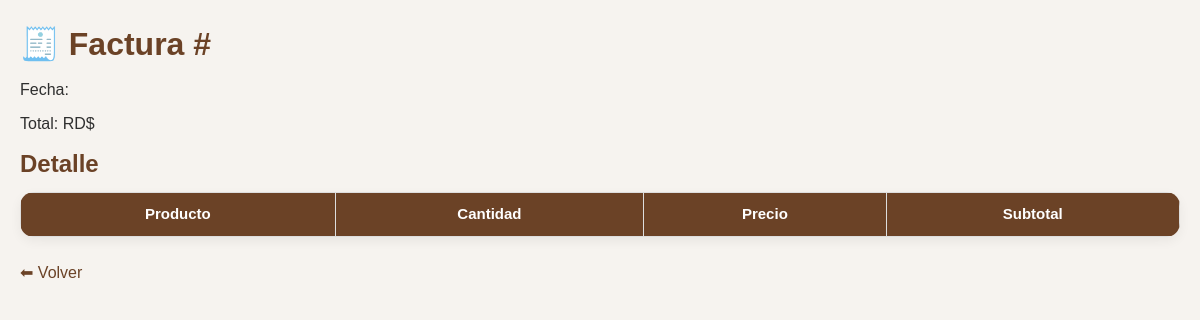
The page /factura/1 (signed in) on the database as committed earlier.
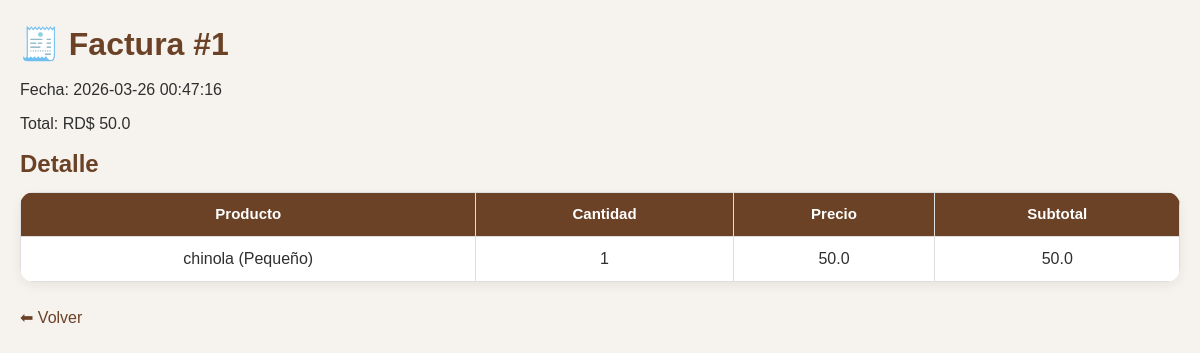
The same page on the database as committed later.
### tables this page shows
CREATE TABLE facturas(
            id INTEGER PRIMARY KEY AUTOINCREMENT,
            fecha DATETIME DEFAULT CURRENT_TIMESTAMP,
            total REAL,
            pago_con REAL DEFAULT 0,
            devuelta REAL DEFAULT 0
        );

CREATE TABLE detalle_factura(
            id INTEGER PRIMARY KEY AUTOINCREMENT,
            factura_id INTEGER,
            producto TEXT,
            cantidad INTEGER,
            precio REAL,
            subtotal REAL,
            FOREIGN KEY (factura_id) REFERENCES facturas(id)
        );

### app.py (the view)
@app.route("/factura/<int:id>")
def ver_factura(id):
    if "usuario" not in session:
        return redirect("/")
    conn = None
    try:
        conn = conectar_seguro()
        c = conn.cursor()
        c.execute("SELECT * FROM facturas WHERE id=?", (id,))
        factura = c.fetchone()
        c.execute("SELECT * FROM detalle_factura WHERE factura_id=?", (id,))
        detalles = c.fetchall()
        return render_template("factura.html", factura=factura, detalles=detalles)
    finally:
        if conn:
            conn.close()

### app.py (called while the page is built)
def conectar_seguro():
    conn = conectar()
    try:
        conn.execute("PRAGMA foreign_keys = ON")
    except Exception:
        pass
    return conn

@app.before_request
def proteger_rutas():
    if request.path.startswith("/static/"):
        return None
    rutas_libres = ["/"]
    if request.path not in rutas_libres and "usuario" not in session:
        return redirect("/")

### database.py (called while the page is built)
def conectar():
    database_url = os.getenv("DATABASE_URL")
    if database_url and psycopg2:
        conn = psycopg2.connect(database_url)
        conn.autocommit = False
        return ConnectionCompat(conn)
    conn = sqlite3.connect("cafeteria.db", timeout=30)
    return conn

### templates/factura.html (shortened to what this page needs)
<!DOCTYPE html>
<html lang="es">
<head>
<link rel="stylesheet" href="/static/css/style.css">
</head>
<body>
<h1>🧾 Factura #{{ factura[0] }}</h1>
<p>Fecha: {{ factura[1] }}</p>
<p>Total: RD$ {{ factura[2] }}</p>
<h2>Detalle</h2>
<table>
    <tr>
        <th>Producto</th>
        <th>Cantidad</th>
        <th>Precio</th>
        <th>Subtotal</th>
    </tr>
    {% for d in detalles %}
    <tr>
        <td>{{ d[2] }}</td>
        <td>{{ d[3] }}</td>
        <td>{{ d[4] }}</td>
        <td>{{ d[5] }}</td>
    </tr>
    {% endfor %}
</table>
<br>
<a href="/facturacion">⬅ Volver</a>
</body>
</html>

### static/css/style.css (style rules this page uses)
:root { --principal:#6b4226; --principal-oscuro:#55331d; --secundario:#8b5e3c; --fondo:#f6f3ef; --blanco:#ffffff; --texto:#2f2f2f; --texto-suave:#6b7280; --suave:#fdf7f3; --borde:#e6ddd4; --exito:#1f7a37; --info:#1565c0; --alerta:#c62828; --advertencia:#8a6d1d; --sidebar:#2f1e14; --sidebar-hover:#4a2d1b; --sidebar-activo:#6b4226; --topbar:#ffffff; --sombra:0 8px 24px rgba(0,0,0,0.08); --sombra-suave:0 4px 12px rgba(0,0,0,0.06); --radio:16px; --radio-sm:10px; --ancho-sidebar:250px; --transicion:0.25s ease; }
* { box-sizing:border-box; margin:0; padding:0; }
html { scroll-behavior:smooth; }
body { font-family:Arial, sans-serif; background:var(--fondo); color:var(--texto); line-height:1.5; }
h1,h2,h3,h4 { color:var(--principal); margin-bottom:10px; }
p { margin-bottom:10px; }
a { text-decoration:none; color:var(--principal); }
table { width:100%; border-collapse:collapse; background:var(--blanco); border-radius:14px; overflow:hidden; box-shadow:var(--sombra-suave); }
th, td { padding:13px 12px; border-bottom:1px solid #eee; text-align:center; }
th { background:var(--principal); color:var(--blanco); font-size:15px; }

### templates/factura.html (style rules this page uses)
body { font-family: Arial; padding: 20px; }
h1 { color: #6b4226; }
table { width: 100%; border-collapse: collapse; }
th, td { padding: 10px; border: 1px solid #ddd; text-align: center; }
th { background: #6b4226; color: white; }

Rows that differ between the two databases and show on the page:
added facturas: id "1", fecha "2026-03-26 00:47:16", total "50.0"
added detalle_factura: producto "chinola (Pequeño)", cantidad "1", precio "50.0", subtotal "50.0"
